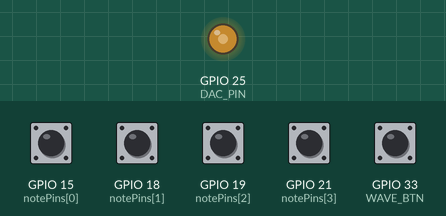
Recording of a sketch running on a simulated ESP32. On the bench: output pins drawn as LEDs (lit = HIGH). Inputs (shaded band) come from the test bench; at power-on: GPIO 15 (notePins[0]), GPIO 18 (notePins[1]), GPIO 19 (notePins[2]), GPIO 21 (notePins[3]), GPIO 33 (WAVE_BTN) HIGH.

Above: at 1.2 s.
1.3 s: GPIO 15 (notePins[0]) pulled LOW for 1 s
Timing chart, 0 to 1.9 s (numbered marks = the images above; inputs shaded):
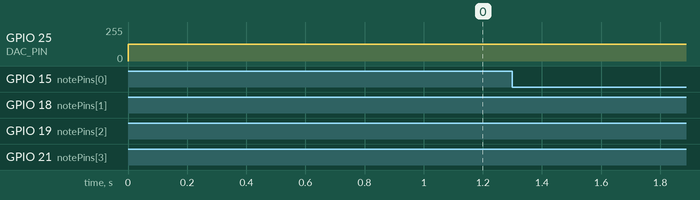

The sketch:

Signal_Musical_Output.ino
```cpp
#include <Arduino.h>

#define DAC_PIN 25
#define WAVE_BTN 33

const int notePins[4] = {15, 18, 19, 21};
const float frequencies[4] = {261.63, 293.66, 329.63, 349.23};

// --- SYNTH SETTINGS ---
float masterVolume = 0.1;
float currentGain = 0.0;    // Current volume (0.0 to 1.0)
float releaseSpeed = 0.005; // How fast it fades out (smaller = longer)
float activeFreq = 0;
float phase = 0;
unsigned long lastMicros = 0;

enum WaveType { SINE, SQUARE, TRIANGLE, SAWTOOTH, PULSE, COUNT };
WaveType currentWave = SINE;

void setup() {
  Serial.begin(115200);
  pinMode(WAVE_BTN, INPUT_PULLUP);
  for (int i = 0; i < 4; i++) pinMode(notePins[i], INPUT_PULLUP);
  dacWrite(DAC_PIN, 0);
  lastMicros = micros();
}

void loop() {
  // 1. Wave Selection
  static bool lastWaveBtnState = HIGH;
  bool waveBtnState = digitalRead(WAVE_BTN);
  if (lastWaveBtnState == HIGH && waveBtnState == LOW) {
    currentWave = (WaveType)((currentWave + 1) % COUNT);
    delay(150);
  }
  lastWaveBtnState = waveBtnState;

  // 2. Scan Buttons
  int pressedIndex = -1;
  for (int i = 0; i < 4; i++) {
    if (digitalRead(notePins[i]) == LOW) {
      pressedIndex = i;
      break;
    }
  }

  // 3. Envelope Logic (The "Fade")
  if (pressedIndex != -1) {
    activeFreq = frequencies[pressedIndex];
    currentGain = 1.0; // Instant "Attack"
  } else {
    // Release: Slowly drop the gain to 0
    if (currentGain > 0) {
      currentGain -= releaseSpeed;
      if (currentGain < 0) currentGain = 0;
    }
  }

  // 4. Audio Generation
  unsigned long currentMicros = micros();
  float delta = (float)(currentMicros - lastMicros);
  lastMicros = currentMicros;

  if (currentGain > 0) {
    float phaseInc = (2.0 * PI * activeFreq) / 1000000.0;
    phase += phaseInc * delta;
    if (phase >= 2.0 * PI) phase -= 2.0 * PI;

    float rawVal = 0;
    switch (currentWave) {
      case SINE:     rawVal = sin(phase); break;
      case SQUARE:   rawVal = (phase < PI) ? 0.5 : -0.5; break;
      case TRIANGLE: rawVal = (phase < PI) ? (2.0 * (phase / PI) - 1.0) : (1.0 - 2.0 * ((phase - PI) / PI)); break;
      case SAWTOOTH: rawVal = ((phase / PI) - 1.0) * 0.7; break;
      case PULSE:    rawVal = (phase < (PI * 0.3)) ? 0.5 : -0.5; break; // Thin 15% pulse
    }

    // Apply the Envelope (currentGain)
    int dacOutput = 127 + (int)(rawVal * 127.0 * masterVolume * currentGain);
    dacWrite(DAC_PIN, dacOutput);
  } else {
    dacWrite(DAC_PIN, 127); // Stay at center when silent to avoid DC "thump"
    phase = 0;
  }
}
```
